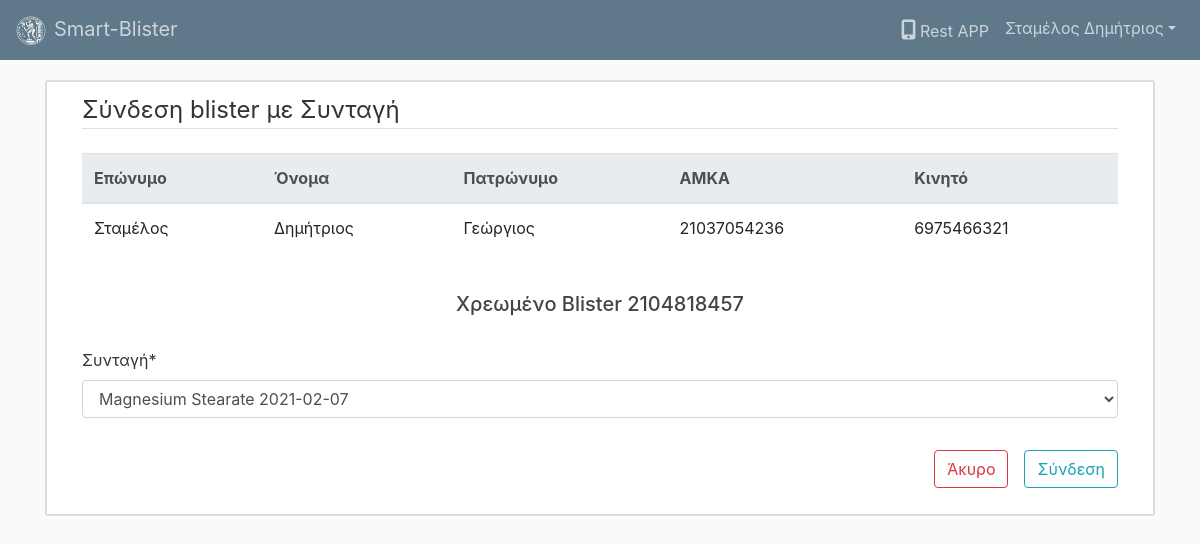
The page /pharmacist/blister/prescription/7/7/ (signed in) on the database as committed earlier.
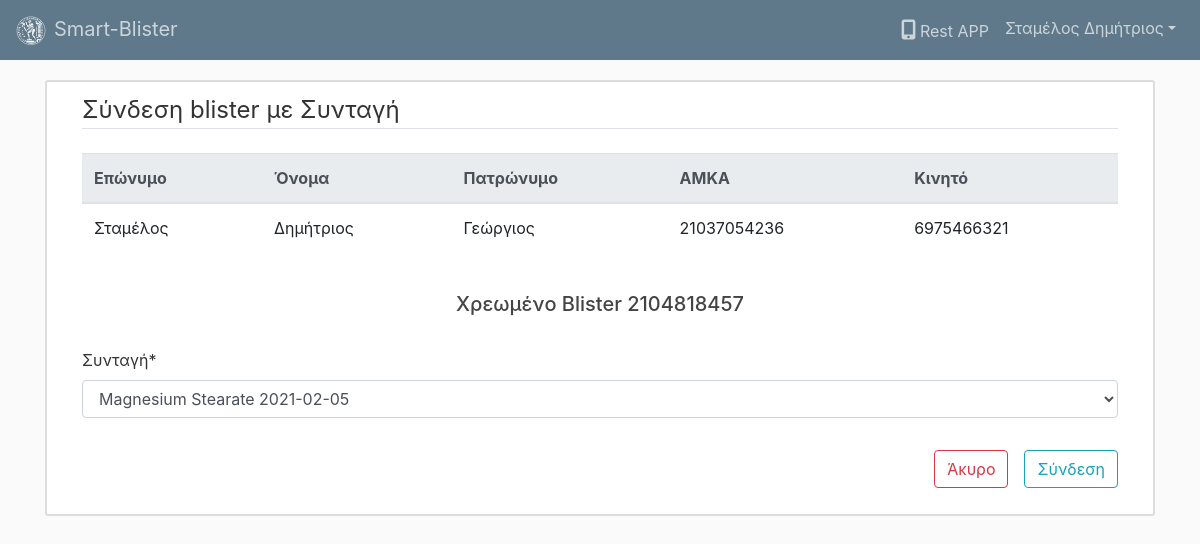
The same page on the database as committed later.
### pharmacist/models.py (models this page shows, shortened)
class BlisterPrescription(models.Model):
	blister = models.ForeignKey(Blister, on_delete=models.PROTECT)
	prescription = models.ForeignKey(Prescription, on_delete=models.PROTECT)

### pharmacist/views.py (the view)
# urls.py: path('blister/prescription/<int:patient_id>/<int:blister_id>/',views.blisterPrescription, name='blisterPrescription'),
@login_required
def blisterPrescription(request,patient_id,blister_id):
	blister = Blister.objects.get(id=blister_id)
	if request.method == 'POST':
		try:
			bp = BlisterPrescription.objects.get(blister=blister)
			form = BlisterPrescriptionForm(request.POST,instance=bp, patient_id=patient_id)
		except BlisterPrescription.DoesNotExist:
			form = BlisterPrescriptionForm(request.POST, patient_id=patient_id)
		if form.is_valid():
			blisterPrescription = form.save(commit=False)
			blisterPrescription.blister = blister
			patient = PatientProfile.objects.get(id=patient_id)
			blisterPrescription.save()
			return redirect('pharmacist:chargedBlisters', patient_id=patient.id)
		else:
			print("not valid form")
			print(form.errors)
	else:
		patient = PatientProfile.objects.get(id=patient_id)
		try:
			bp = BlisterPrescription.objects.get(blister=blister)
			form = BlisterPrescriptionForm(instance=bp, patient_id=patient_id)
		except BlisterPrescription.DoesNotExist:
			form = BlisterPrescriptionForm(patient_id=patient_id)
	context = {
		'title':'Σύνδεση blister με συνταγή',
		'form':form,
		'patient':patient,
		'blister': blister
	}
	return render(request,'pharmacist/blister_prescription.html', context)

### pharmacist/forms.py
class BlisterPrescriptionForm(forms.ModelForm):
	def __init__(self, *args, **kwargs):
		patient_id = kwargs.pop('patient_id')
		super(BlisterPrescriptionForm, self).__init__(*args, **kwargs)
		self.fields['prescription'] = forms.ModelChoiceField(label='Συνταγή',queryset=Prescription.objects.filter(patient__id=patient_id).order_by('-date_issued'))
	class Meta:
		model = BlisterPrescription
		fields = ['prescription']

### doctor/models.py (called while the page is built)
	def __str__(self):
		return self.medicine+' '+str(self.date_issued)

### pharmacist/templates/pharmacist/blister_prescription.html (shortened to what this page needs)
{% extends "dashboard/base.html" %}
{% load crispy_forms_tags %}
{% block body_block %}
  <div class="content-section">
    <div class="container mb-4">
      <legend class="border-bottom mb-4">Σύνδεση blister με Συνταγή</legend>
    </div>
    <div class="container">
       <div class="table-responsive">
        <table class="table">
          <thead class="thead-light">
            <tr>
              <th>Επώνυμο</th>
              <th>Όνομα</th>
              <th>Πατρώνυμο</th>
              <th>ΑΜΚΑ</th>
              <th>Κινητό</th>
            </tr>
          </thead>
          <tbody>
            <tr>
                <td>{{ patient.user.last_name }}</td>
                <td>{{ patient.user.first_name }}</td>
                <td>{{ patient.user.userprofile.father_name }}</td>
                <td>{{ patient.user.userprofile.amka }} </td>
                <td>{{ patient.user.userprofile.cell_phone}}</td>
            </tr>
            </tbody>
        </table>
      </div>
      <br>
      <div class="text-center"><h5>Χρεωμένo Blister {{ blister.serial }}</h5></div>
      <br>
      <div>
        <form method="POST">
          <fieldset class="form-group">
          {{ form|crispy }}
          </fieldset>
          <div class="form-group d-flex flex-row-reverse">
            <button class="btn btn-outline-info ml-3" type="submit">Σύνδεση</button>
            <a href="{% url 'pharmacist:chargedBlisters' patient.id %}" class="btn btn-outline-danger">Άκυρο</a>
          </div>
         </form>
       </div>
      </div>
  </div>
{% endblock %}

Rows that differ between the two databases and show on the page:
removed BlisterPrescription: prescription "Magnesium Stearate 2021-02-07"
added BlisterPrescription: prescription "Magnesium Stearate 2021-02-05"
